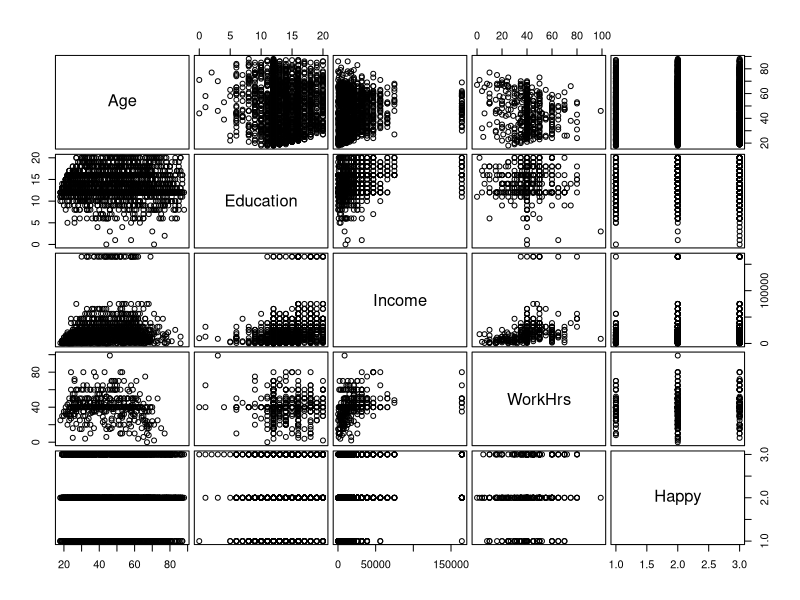
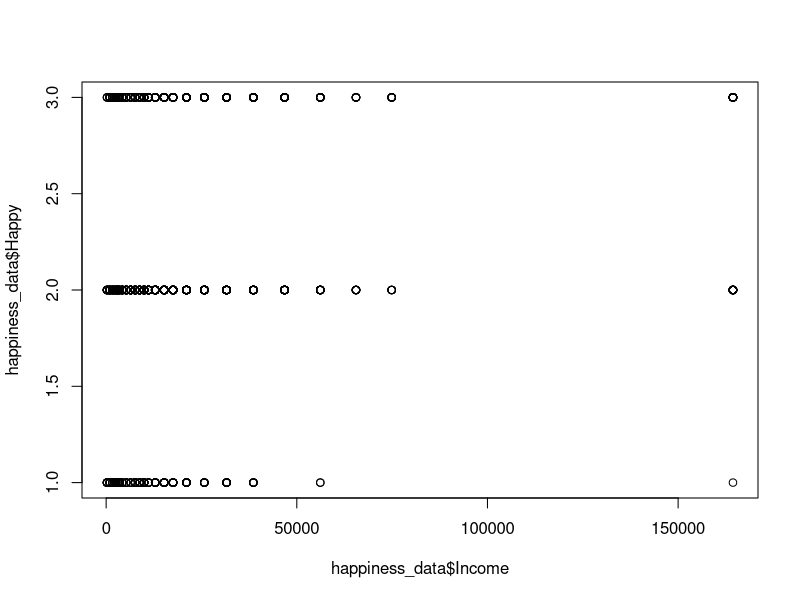

The R source for these figures, in order:
## ---- chunk 1
#data cleanup
happiness_data <- read.table("Happiness.txt", header = TRUE)
head(happiness_data)

happiness_data$Household[happiness_data$Household == 8 | happiness_data$Household == 9] <- NA

happiness_data$Health[happiness_data$Health == 8 | happiness_data$Health == 9 |  happiness_data$Health == 0] <- NA
happiness_data$Health[happiness_data$Health == 1] <- 400
happiness_data$Health[happiness_data$Health == 2] <- 300
happiness_data$Health[happiness_data$Health == 3] <- 2
happiness_data$Health[happiness_data$Health == 4] <- 1
happiness_data$Health[happiness_data$Health == 400] <- 4
happiness_data$Health[happiness_data$Health == 300] <- 3

happiness_data$OwnHome[happiness_data$OwnHome == 0 | happiness_data$OwnHome == 8 | happiness_data$OwnHome == 9] <- NA

happiness_data$Instagram[happiness_data$Instagram == 0 | happiness_data$Instagram == 8 | happiness_data$Instagram == 9] <- NA

happiness_data$Marital[happiness_data$Marital == 9] <- NA

happiness_data$Age[happiness_data$Age == 89 | happiness_data$Age == 98 | happiness_data$Age == 99] <- NA

happiness_data$Children[happiness_data$Children == 8 | happiness_data$Children == 9] <- NA

happiness_data$Education[happiness_data$Education == 97 | happiness_data$Education == 98 | happiness_data$Education == 99] <- NA

happiness_data$JobSat[happiness_data$JobSat == 0 | happiness_data$JobSat == 8 | happiness_data$JobSat == 9] <- NA

happiness_data$Income[happiness_data$Income == 0 | happiness_data$Income == 999998 | happiness_data$Income == 999999] <- NA

happiness_data$WorkHrs[happiness_data$WorkHrs == -1 | happiness_data$WorkHrs == 998 | happiness_data$WorkHrs == 999] <- NA

happiness_data$Happy[happiness_data$Happy == 0 | happiness_data$Happy == 8 | happiness_data$Happy == 9] <- NA

happiness_data$Happy[happiness_data$Happy == 1] <- 100
happiness_data$Happy[happiness_data$Happy == 3] <- 1
happiness_data$Happy[happiness_data$Happy == 100] <- 3

#exploring data
pairs(happiness_data[, -c(1,2,3,4,5,6,8,10)], gap=0.4,cex.labels=1.5)

m1 <- lm(happiness_data$Happy ~ happiness_data$Age + happiness_data$Education + happiness_data$Income + happiness_data$WorkHrs)

summary(m1)

m2 <- lm(happiness_data$Happy ~ happiness_data$Income)
plot(happiness_data$Happy ~ happiness_data$Income)
summary(m2)

#adding factors/levels
HappyCat <- factor(happiness_data$Happy)
levels(HappyCat)

#m4 <- lm(HappyCat ~ happiness_data$Income)
#summary(m4)
#plot(HappyCat ~ happiness_data$Income)

#m5 <- lm(happiness_data$Income ~ HappyCat)
#summary(m5)
#plot(happiness_data$Income ~ HappyCat)

#transforming linear income
mean_income <- mean(happiness_data$Income, na.rm=TRUE)
tIncome <- happiness_data$Income/mean_income
m6 <- lm(happiness_data$Happy ~ tIncome)
summary(m6)

#transforming inverse income
inverse_income <- 1/(happiness_data$Income)
m7 <- lm(happiness_data$Happy ~ inverse_income)
summary(m7)
## ---- chunk 2
summary(lm(happiness_data$Happy ~ factor(happiness_data$JobSat) + factor(happiness_data$Household) + factor(happiness_data$OwnHome) + happiness_data$Instagram + factor(happiness_data$Marital)))
